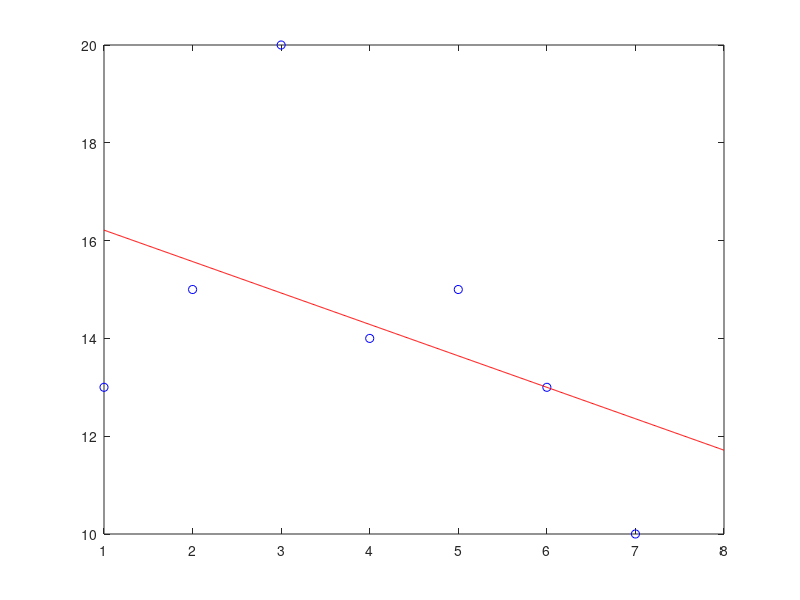

Write the MATLAB code that produced this figure.
x = 1:7;
f = [13,15,20,14,15,13,10];

A = [sum(x.^2), sum(x); sum(x), length(x)];
B = [sum(x.*f); sum(f)];

X = linsolve(A,B);
fprintf('phi(x)=%f x + %f\n',X);
v = polyval(X, 8)

p = polyfit(x, f, 1);
fprintf('phi(x)=%f x + %f\n',p);
v2 = polyval(p,8)

E_min = sum((f-polyval(p,x)).^2)

plot(x,f,'bo');
hold on

xp = 1:0.01:8;
plot(xp, polyval(p, xp),'r-');